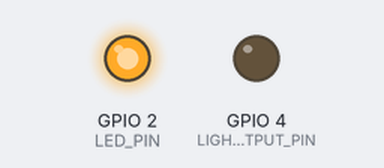
This sketch was run on a simulated ESP8266 (NodeMCU). On the bench: output pins drawn as LEDs (lit = HIGH). WiFi joins after 1.5 s; servers stay silent unless stated; uploads are accepted with an empty reply.

Above: at 0.01 s.
At 1.31 s:
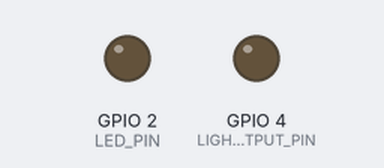
Timing chart, 0 to 2.9 s (numbered marks = the images above):
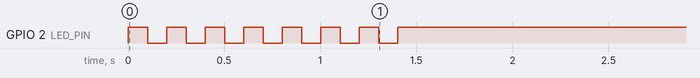

The sketch:

Slave.ino
```cpp
/*
 *
 *
 * Connects to Channel at ThingSpeak and set Output Pin LOW if channel = 0 and HIGH if channel = 1024 at IP declared
 *  Use the link to change value https://api.thingspeak.com/update?api_key=1G4M9YHGMDF2WQF5&field1=1024
 *  Channel link: https://thingspeak.com/channels/129007
 *
 *  Last update: 7/11/2017
 *      Author: Igor Avila Amaral de Souza
 */


#include"Util.h"

void setup()
{
  //Serial.begin(9600);
  initHardware();
  connectWiFi();
//  Serial.println("WiFi connected");
//  Serial.println("IP address: ");
//  Serial.println(WiFi.localIP());
  setupMDNS();

}

void loop()
{


  WiFiClient client;
  IPAddress server(184,106,153,149);

  if (client.connect(server, 80)) {

      //Make a GET request
      client.println("GET /channels/<YOUR_CHANNEL_HERE>/fields/1/last HTTP/1.1");
      client.println("Host: api.thingspeak.com");
      client.println("Connection: close");
      client.println();

      // wait till something comes in; may add a timeout here
      while (client.available() == 0);

      //Get the value out of the message received
      String value_string = "";
      while(client.available()){
        value_string = client.readStringUntil('\r');
        if(value_string == "\n"){
          break;
        }
      }
      value_string = client.readStringUntil('\r');
      value_string.remove(0,1); //remove first \n

      client.stop();  // close socket

      //Set output pin depending on value read
      int value = value_string.toInt();
      if(value == 0){
          digitalWrite(LIGHT_OUTPUT_PIN, LOW);
      } else if (value == 1024){
          digitalWrite(LIGHT_OUTPUT_PIN, HIGH);
      }
   } else {
      //Serial.println("Fail");
   }

}
```

Util.cpp
```cpp
/*
 * Util.cpp
 *
 * Auxiliary start up and configuration functions
 *
 *  Created on: 1/11/2017
 *      Author: Igor Avila Amaral de Souza
 */


#include "Util.h"

extern IPAddress STATIC_IP(192, 168, 43, 251);
extern IPAddress gateway(192, 168, 43, 1);
extern IPAddress subnet(255, 255, 255, 0);


/* ************************************************** */
/* Method name:      connectWiFi                      */
/* Method description: start and configure a Wifi connection */
/* Input params:     n/a                              */
/* Outpu params:     n/a                              */
/* ************************************************** */
void  connectWiFi()
{

  // config static IP, not necessary for client
  //WiFi.config(STATIC_IP, gateway, subnet);
  // Set WiFi mode to station (as opposed to AP or AP_STA)
  WiFi.mode(WIFI_STA);

  // WiFI.begin([ssid], [passkey]) initiates a WiFI connection
  // to the stated [ssid], using the [passkey] as a WPA, WPA2,
  // or WEP passphrase.
  WiFi.begin(WiFiSSID, WiFiPSK);
  digitalWrite(LIGHT_OUTPUT_PIN, false);
  // Use the WiFi.status() function to check if the ESP8266
  // is connected to a WiFi network.
  while (WiFi.status() != WL_CONNECTED)
  {
    digitalWrite(LED_PIN, !digitalRead(LED_PIN));
    delay(100);
    //Blinks the LED while the board is not connected
  }
}


/* ************************************************** */
/* Method name:      initHardware             */
/* Method description: inititialize pin configurations          */
/* Input params:     n/a                */
/* Outpu params:     n/a                */
/* ************************************************** */
void initHardware()
{
  pinMode(DIGITAL_PIN, INPUT_PULLUP);
  pinMode(LIGHT_OUTPUT_PIN, OUTPUT);
  pinMode(LED_PIN, OUTPUT);
  pinMode(ANALOG_PIN, INPUT);
}


/* ************************************************** */
/* Method name:      setupMDNS             */
/* Method description: start mDNS to resolve host names */
/* Input params:     n/a                */
/* Outpu params:     n/a                */
/* ************************************************** */
bool setupMDNS()
{
  // Call MDNS.begin(<domain>) to set up mDNS to point to
  // "<domain>.local"
  if (!MDNS.begin("thing"))
  {
    return false;
  }
  return true;
}
```

Util.h
```cpp
/*
 * Util.h
 *
 * Auxiliary start up and configuration functions
 *
 *  Created on: 1/11/2017
 *      Author: Igor Avila Amaral de Souza
 */

#ifndef Util_h
#define Util_h

// Includes //

#include "Arduino.h"
#include <ESP8266WiFi.h>
#include <ESP8266mDNS.h>

// WiFi Definitions //
extern IPAddress STATIC_IP;
extern IPAddress gateway;
extern IPAddress subnet;

const char WiFiSSID[] = "SSID";
const char WiFiPSK[] = "Password";

// Pin Definitions //
const int LIGHT_OUTPUT_PIN = 4;
const int LED_PIN = 2; //Onboard led pin
const int ANALOG_PIN = A0; // The only analog pin on the Thing
const int DIGITAL_PIN = 12; // Digital pin to be read

// Methods //

/* ************************************************** */
/* Method name:      connectWiFi                      */
/* Method description: start and configure a Wifi connection */
/* Input params:     n/a                              */
/* Outpu params:     n/a                              */
/* ************************************************** */
void  connectWiFi();

/* ************************************************** */
/* Method name:      initHardware             */
/* Method description: inititialize pin configurations          */
/* Input params:     n/a                */
/* Outpu params:     n/a                */
/* ************************************************** */
void initHardware();

/* ************************************************** */
/* Method name:      setupMDNS             */
/* Method description: start mDNS to resolve host names */
/* Input params:     n/a                */
/* Outpu params:     n/a                */
/* ************************************************** */
bool setupMDNS();

#endif
```
